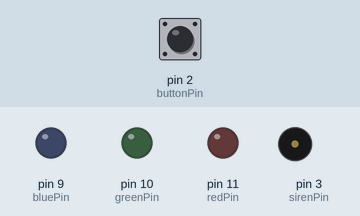
Simulated run of this sketch. Board: Arduino Uno, built with avr-gcc and run on an emulated ATmega328P. On the bench: output pins drawn as LEDs (lit = HIGH), buzzer (waves = sounding). The test bench sets the inputs (shaded band); at power-on: pin 2 (buttonPin) LOW.

Above: at 1.2 s.
1.3 s: pin 2 (buttonPin) pulled HIGH for 0.15 s
At 4.2 s:
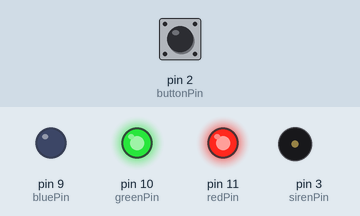
4.4 s: pin 2 (buttonPin) pulled HIGH for 1 s
At 5.2 s:
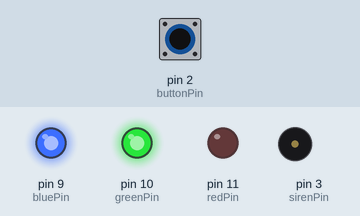
8.1 s: pin 2 (buttonPin) pulled HIGH for 3.2 s
At 9.9 s:
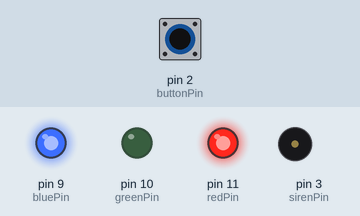
Timing chart, 0 to 14.8 s (numbered marks = the images above; inputs shaded):
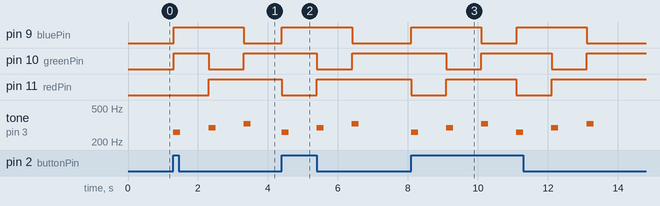

The sketch:

problem_2.ino
```cpp
#define C 261 //도
#define D 293 //레
#define E 329 //미

int notes[3] = {C, D, E};
int tempo = 200; //duration값 설정

int redPin = 11; //빨간색 핀 보드 11번 연결
int greenPin = 10; //10번 연결
int bluePin = 9; //9번 연결

int sirenPin = 3; //부저의 +극을 아두이노 보드 3번에 연결
int buttonPin = 2; //푸시 버튼의 핀 번호 2

int buttonState = 0; //입력 핀의 상태 값을 저장하는 변수

void setup()
{
  pinMode(buttonPin, INPUT);  //2번 핀 입력으로 설정
}

void loop()
{
  buttonState = digitalRead (buttonPin); //2번 핀 입력 상태 값 저장

if(buttonState == HIGH)
{
  tone(sirenPin,notes[0], tempo); //red do
  setColor(0, 255, 255);
  delay(1000);

  tone(sirenPin,notes[1], tempo); //green re
  setColor(255, 0, 255);
  delay(1000);

  tone(sirenPin,notes[2], tempo);//blue me
  setColor(255, 255, 0);
  delay(1000);
}
}
void setColor(int red, int green, int blue)
{
  analogWrite(redPin, red); //11번 핀 red설정
  analogWrite(greenPin, green); //10번 핀 red설정
  analogWrite(bluePin, blue); //9번 핀 red설정
}
```

Measured:
- after the input at 1.3 s, pin 9 (bluePin): LOW → HIGH at once, → LOW 2.0 s later; pin 10 (greenPin): LOW → HIGH at once, → LOW 1.0 s later, → HIGH 1.0 s later; pin 11 (redPin): LOW → HIGH after 1.0 s; tone on pin 3 (sirenPin): plays 261 Hz for 0.20 s, 293 Hz for 0.20 s, 329 Hz for 0.20 s, starting at once
- after the input at 4.4 s, pin 9 (bluePin): LOW → HIGH at once, → LOW 2.0 s later; pin 10 (greenPin): HIGH → LOW after 1.0 s, → HIGH 1.0 s later; pin 11 (redPin): HIGH → LOW at once, → HIGH 1.0 s later; tone on pin 3 (sirenPin): plays 261 Hz for 0.20 s, 293 Hz for 0.20 s, 329 Hz for 0.20 s, starting at once
- after the input at 8.1 s, pin 9 (bluePin): alternates HIGH for 2.0 s and LOW for 1.0 s, 4 changes in all, then stays LOW, starting at once; pin 10 (greenPin): alternates HIGH for 2.0 s and LOW for 1.0 s, 4 changes in all, then stays HIGH, starting after 1.0 s
